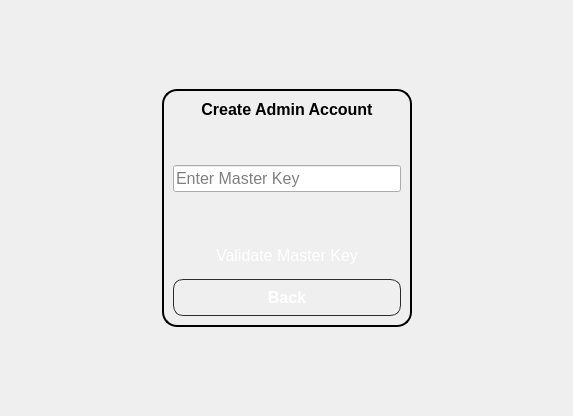
      <widget class="QWidget" name="page_3">
       <layout class="QGridLayout" name="gridLayout_11">
        <item row="0" column="2">
         <spacer name="verticalSpacer_20">
          <property name="orientation">
           <enum>Qt::Vertical</enum>
          </property>
          <property name="sizeHint" stdset="0">
           <size>
            <width>20</width>
            <height>78</height>
           </size>
          </property>
         </spacer>
        </item>
        <item row="1" column="0">
         <spacer name="horizontalSpacer_19">
          <property name="orientation">
           <enum>Qt::Horizontal</enum>
          </property>
          <property name="sizeHint" stdset="0">
           <size>
            <width>151</width>
            <height>20</height>
           </size>
          </property>
         </spacer>
        </item>
        <item row="1" column="1" colspan="2">
         <widget class="QGroupBox" name="groupBox_6">
          <property name="sizePolicy">
           <sizepolicy hsizetype="Expanding" vsizetype="Expanding">
            <horstretch>0</horstretch>
            <verstretch>0</verstretch>
           </sizepolicy>
          </property>
          <property name="minimumSize">
           <size>
            <width>250</width>
            <height>0</height>
           </size>
          </property>
          <property name="styleSheet">
           <string notr="true">QGroupBox { font-size: 14px; font-weight: bold;border : 2px solid black;border-radius:15px; }</string>
          </property>
          <property name="title">
           <string/>
          </property>
          <layout class="QVBoxLayout" name="verticalLayout_8">
           <item>
            <widget class="QLabel" name="label_19">
             <property name="sizePolicy">
              <sizepolicy hsizetype="Preferred" vsizetype="Fixed">
               <horstretch>0</horstretch>
               <verstretch>0</verstretch>
              </sizepolicy>
             </property>
             <property name="font">
              <font>
               <pointsize>12</pointsize>
               <weight>75</weight>
               <bold>true</bold>
              </font>
             </property>
             <property name="styleSheet">
              <string notr="true">border:none;</string>
             </property>
             <property name="text">
              <string>Create Admin Account</string>
             </property>
             <property name="alignment">
              <set>Qt::AlignCenter</set>
             </property>
            </widget>
           </item>
           <item>
            <spacer name="verticalSpacer_21">
             <property name="orientation">
              <enum>Qt::Vertical</enum>
             </property>
             <property name="sizeType">
              <enum>QSizePolicy::Preferred</enum>
             </property>
             <property name="sizeHint" stdset="0">
              <size>
               <width>20</width>
               <height>40</height>
              </size>
             </property>
            </spacer>
           </item>
           <item>
            <widget class="QLineEdit" name="lineEdit_masterKey">
             <property name="font">
              <font>
               <pointsize>12</pointsize>
              </font>
             </property>
             <property name="echoMode">
              <enum>QLineEdit::Password</enum>
             </property>
             <property name="placeholderText">
              <string>Enter Master Key</string>
             </property>
            </widget>
           </item>
           <item>
            <spacer name="verticalSpacer_22">
             <property name="orientation">
              <enum>Qt::Vertical</enum>
             </property>
             <property name="sizeType">
              <enum>QSizePolicy::Preferred</enum>
             </property>
             <property name="sizeHint" stdset="0">
              <size>
               <width>20</width>
               <height>40</height>
              </size>
             </property>
            </spacer>
           </item>
           <item>
            <widget class="QPushButton" name="pushButton_validateMasterKey">
             <property name="font">
              <font>
               <pointsize>12</pointsize>
              </font>
             </property>
             <property name="styleSheet">
              <string notr="true">QPushButton
{
    background: qlineargradient(
        x1:0, y1:0,
        x2:1, y2:0,
        stop:0 #00c853,
        stop:1 #2962ff
    );

    color: white;
    border-radius: 10px;
    padding: 8px;
}
QPushButton:hover
{
    background: qlineargradient(
        x1:0, y1:0,
        x2:1, y2:0,
        stop:0 #00e676,
        stop:1 #448aff
    );
}
QPushButton:pressed
{
    background: qlineargradient(
        x1:0, y1:0,
        x2:1, y2:0,
        stop:0 #00a152,
        stop:1 #1e88e5
    );

    padding-top: 10px;
    padding-left: 10px;
}</string>
             </property>
             <property name="text">
              <string>Validate Master Key</string>
             </property>
            </widget>
           </item>
           <item>
            <widget class="QPushButton" name="pushButton_gotoRoleSelect">
             <property name="font">
              <font>
               <pointsize>12</pointsize>
               <weight>75</weight>
               <bold>true</bold>
              </font>
             </property>
             <property name="styleSheet">
              <string notr="true">QPushButton
{
    background: qlineargradient(
        x1:0, y1:0,
        x2:1, y2:0,
        stop:0 #616161,
        stop:1 #424242
    );

    color: white;
    border: 1px solid #2c2c2c;
    border-radius: 10px;
    padding: 8px;
    font-weight: bold;
}

QPushButton:hover
{
    background: qlineargradient(
        x1:0, y1:0,
        x2:1, y2:0,
        stop:0 #757575,
        stop:1 #545454
    );
}

QPushButton:pressed
{
    background: qlineargradient(
        x1:0, y1:0,
        x2:1, y2:0,
        stop:0 #4a4a4a,
        stop:1 #303030
    );

    padding-top: 10px;
    padding-left: 10px;
}</string>
             </property>
             <property name="text">
              <string>Back</string>
             </property>
            </widget>
           </item>
          </layout>
         </widget>
        </item>
        <item row="1" column="3">
         <spacer name="horizontalSpacer_20">
          <property name="orientation">
           <enum>Qt::Horizontal</enum>
          </property>
          <property name="sizeHint" stdset="0">
           <size>
            <width>150</width>
            <height>20</height>
           </size>
          </property>
         </spacer>
        </item>
        <item row="2" column="1">
         <spacer name="verticalSpacer_19">
          <property name="orientation">
           <enum>Qt::Vertical</enum>
          </property>
          <property name="sizeHint" stdset="0">
           <size>
            <width>20</width>
            <height>78</height>
           </size>
          </property>
         </spacer>
        </item>
       </layout>
      </widget>
